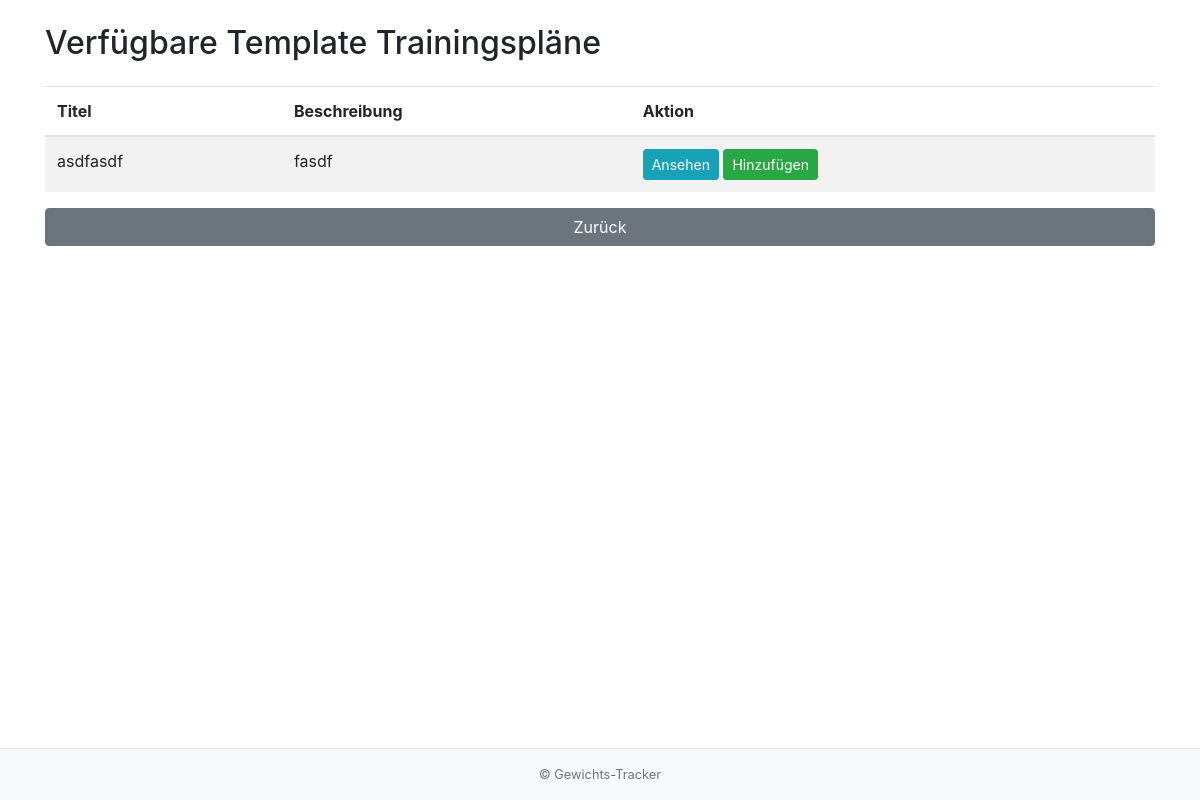
Page /template_plans (signed in) on the earlier database version.
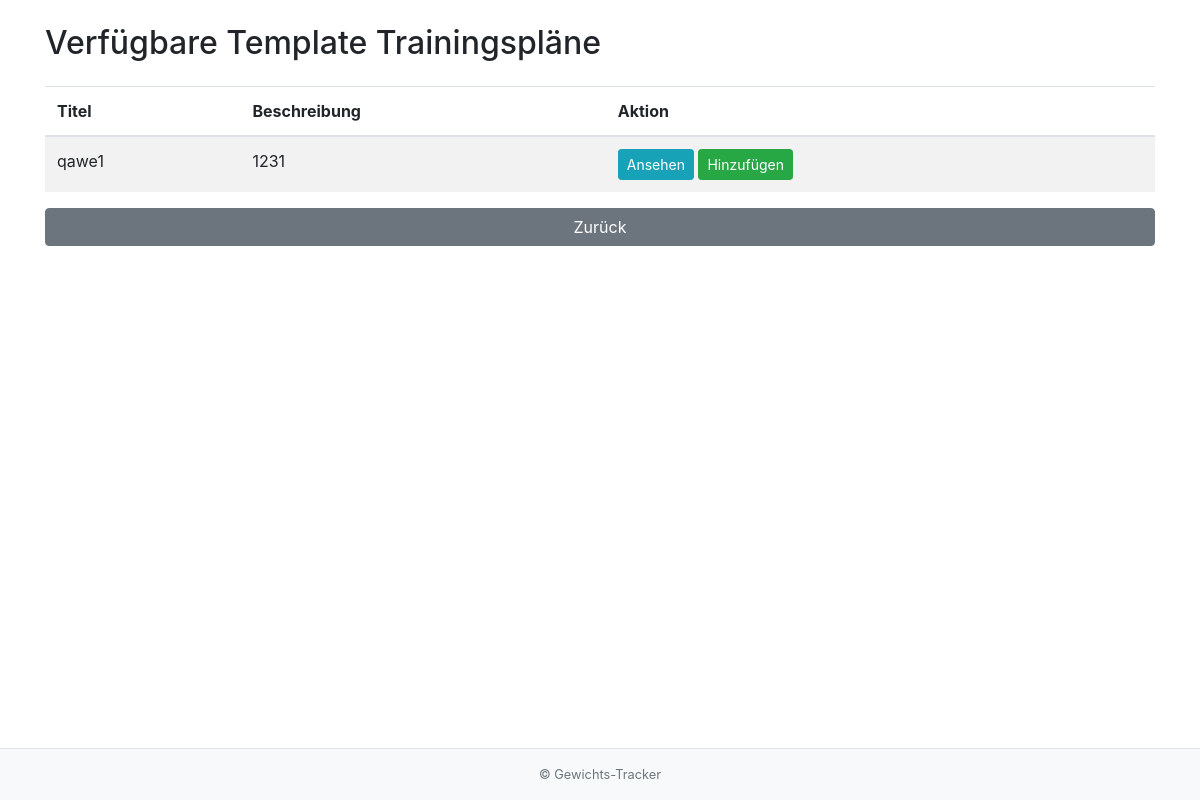
Same page on the later database version.
### app.py (models this page shows)
class TemplateTrainingPlan(db.Model):
    id = db.Column(db.Integer, primary_key=True)
    title = db.Column(db.String(150), nullable=False)
    description = db.Column(db.String(300))
    creator_id = db.Column(db.Integer, db.ForeignKey('user.id'))  # Admin/Trainer, der die Vorlage erstellt
    is_visible = db.Column(db.Boolean, default=True)  # Sichtbarkeit
    exercises = db.relationship('TemplateExercise', backref='template_plan', lazy=True, cascade="all, delete-orphan")

### app.py (the view)
@app.route('/template_plans')
@login_required
def template_plans():
    if current_user.is_admin or current_user.is_trainer:
        templates = TemplateTrainingPlan.query.all()
    else:
        templates = TemplateTrainingPlan.query.filter_by(is_visible=True).all()
    return render_template('template_plans.html', templates=templates)

### app.py (called while the page is built, shortened)
def _ensure_database_setup_once() -> None:
    if getattr(app, '_database_setup_ran', False):
        return

@app.context_processor
def inject_footer_pages():
    _ensure_database_setup_once()
    return {
        "footer_pages": FooterPage.query.all(),
        "footer_links": FooterLink.query.all(),
    }

@login_manager.user_loader
def load_user(user_id):
    return User.query.get(int(user_id))

### templates/template_plans.html (shortened to what this page needs)
{% extends "base.html" %}
{% block content %}
  <div class="container">
    <h2 class="mb-4">Verfügbare Template Trainingspläne</h2>
    <table class="table table-striped">
      <thead>
        <tr>
          <th>Titel</th>
          <th>Beschreibung</th>
          <th>Aktion</th>
        </tr>
      </thead>
      <tbody>
        {% for tpl in templates %}
          <tr>
            <td>{{ tpl.title }}</td>
            <td>{{ tpl.description }}</td>
            <td>
              <a href="{{ url_for('view_template_plan', template_plan_id=tpl.id) }}" class="btn btn-info btn-sm">Ansehen</a>
              <form action="{{ url_for('add_template_to_account', template_plan_id=tpl.id) }}" method="POST" style="display:inline;" onsubmit="return confirm('Diese Vorlage zu deinem Konto hinzufügen?');">
                <button type="submit" class="btn btn-success btn-sm">Hinzufügen</button>
              </form>
            </td>
          </tr>
        {% endfor %}
      </tbody>
    </table>
    <a href="{{ url_for('dashboard') }}" class="btn btn-secondary btn-block">Zurück</a>
  </div>
{% endblock %}

Differences in the rows shown:
removed TemplateTrainingPlan: title "asdfasdf", description "fasdf"
added TemplateTrainingPlan: title "qawe1", description "1231"
